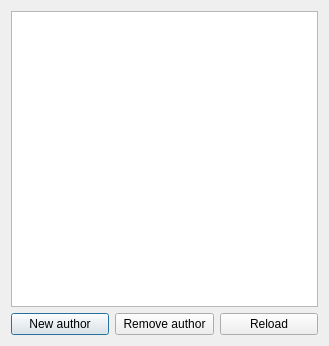
<?xml version="1.0" encoding="UTF-8"?>
<ui version="4.0">
 <class>DialogAuthor</class>
 <widget class="QDialog" name="DialogAuthor">
  <property name="geometry">
   <rect>
    <x>0</x>
    <y>0</y>
    <width>329</width>
    <height>346</height>
   </rect>
  </property>
  <property name="windowTitle">
   <string>Dialog</string>
  </property>
  <layout class="QGridLayout" name="gridLayout">
   <item row="0" column="0">
    <layout class="QVBoxLayout" name="verticalLayout">
     <item>
      <widget class="QTableView" name="tableView"/>
     </item>
     <item>
      <layout class="QHBoxLayout" name="horizontalLayout">
       <item>
        <widget class="QPushButton" name="btnNewAuthor">
         <property name="text">
          <string>New author</string>
         </property>
        </widget>
       </item>
       <item>
        <widget class="QPushButton" name="btnRemoveAuthor">
         <property name="text">
          <string>Remove author</string>
         </property>
        </widget>
       </item>
       <item>
        <widget class="QPushButton" name="btnReloadAuthors">
         <property name="text">
          <string>Reload</string>
         </property>
        </widget>
       </item>
      </layout>
     </item>
    </layout>
   </item>
  </layout>
  <action name="action_insert_new_author">
   <property name="text">
    <string>Insert new author</string>
   </property>
  </action>
  <action name="action_remove_selected_author">
   <property name="text">
    <string>Remove selected author</string>
   </property>
  </action>
  <action name="action_reload_list_of_authors">
   <property name="text">
    <string>Reload list of authors</string>
   </property>
  </action>
 </widget>
 <resources/>
 <connections/>
</ui>
